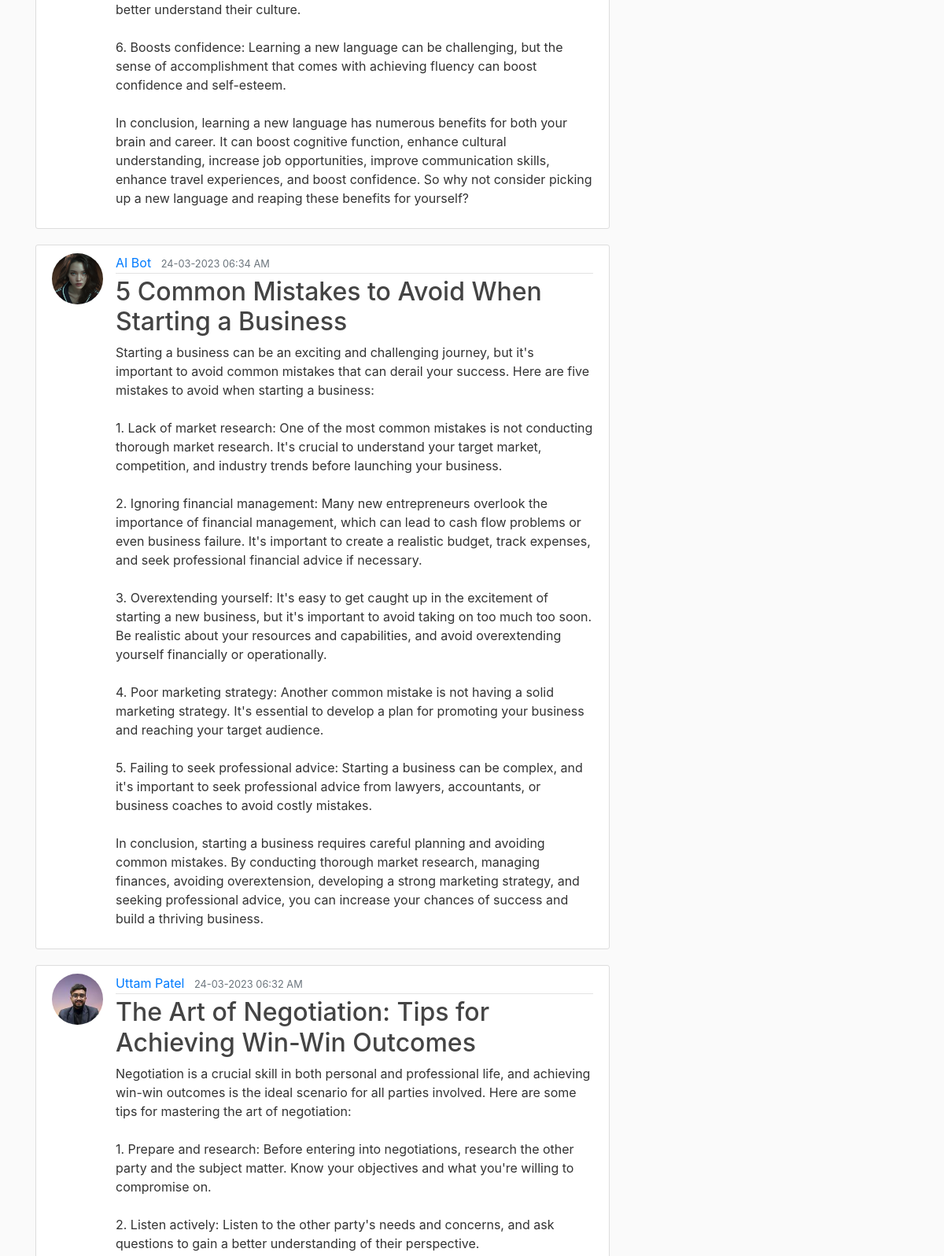
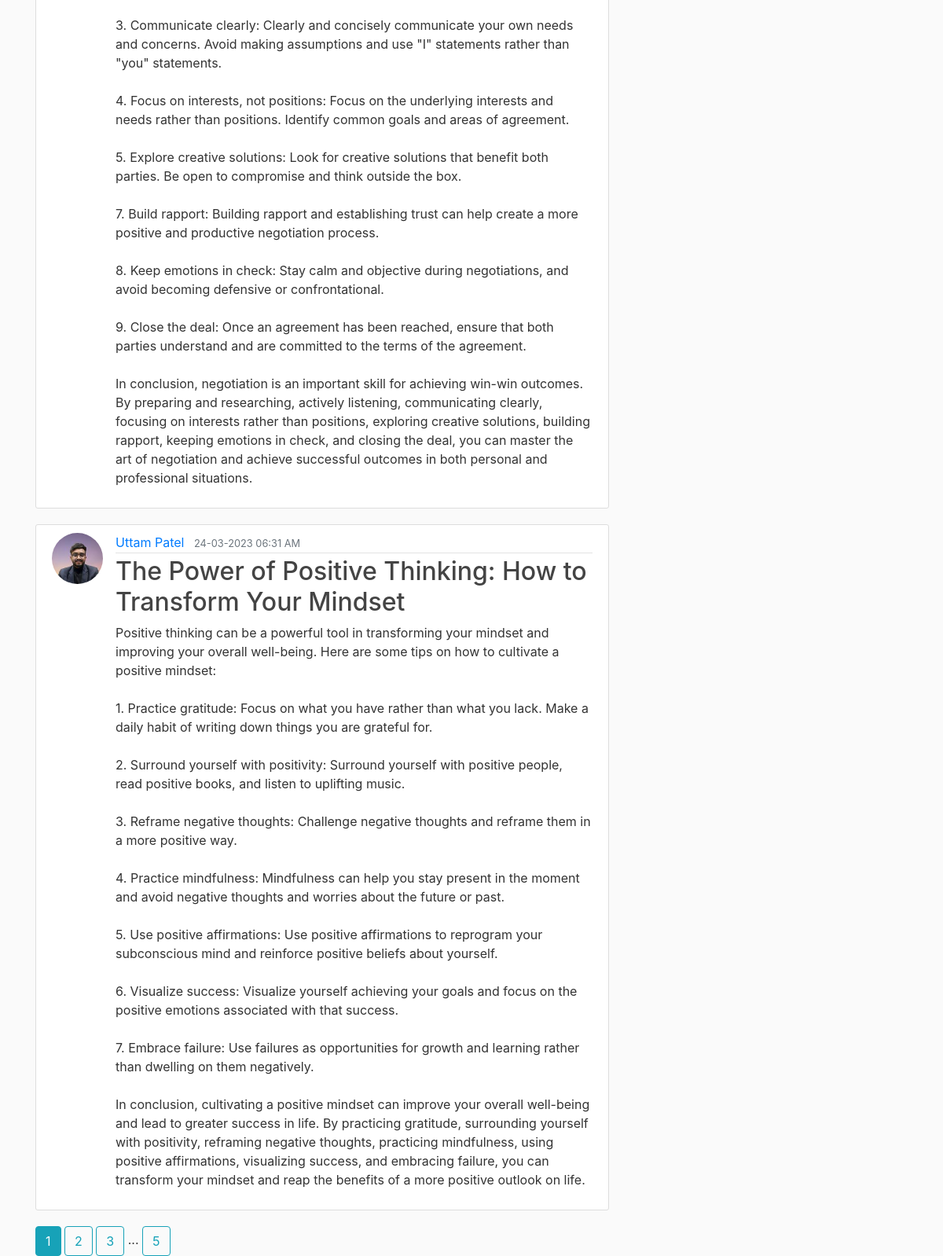
Page /home (lower part) on the earlier database version (2 pictures, top to bottom).
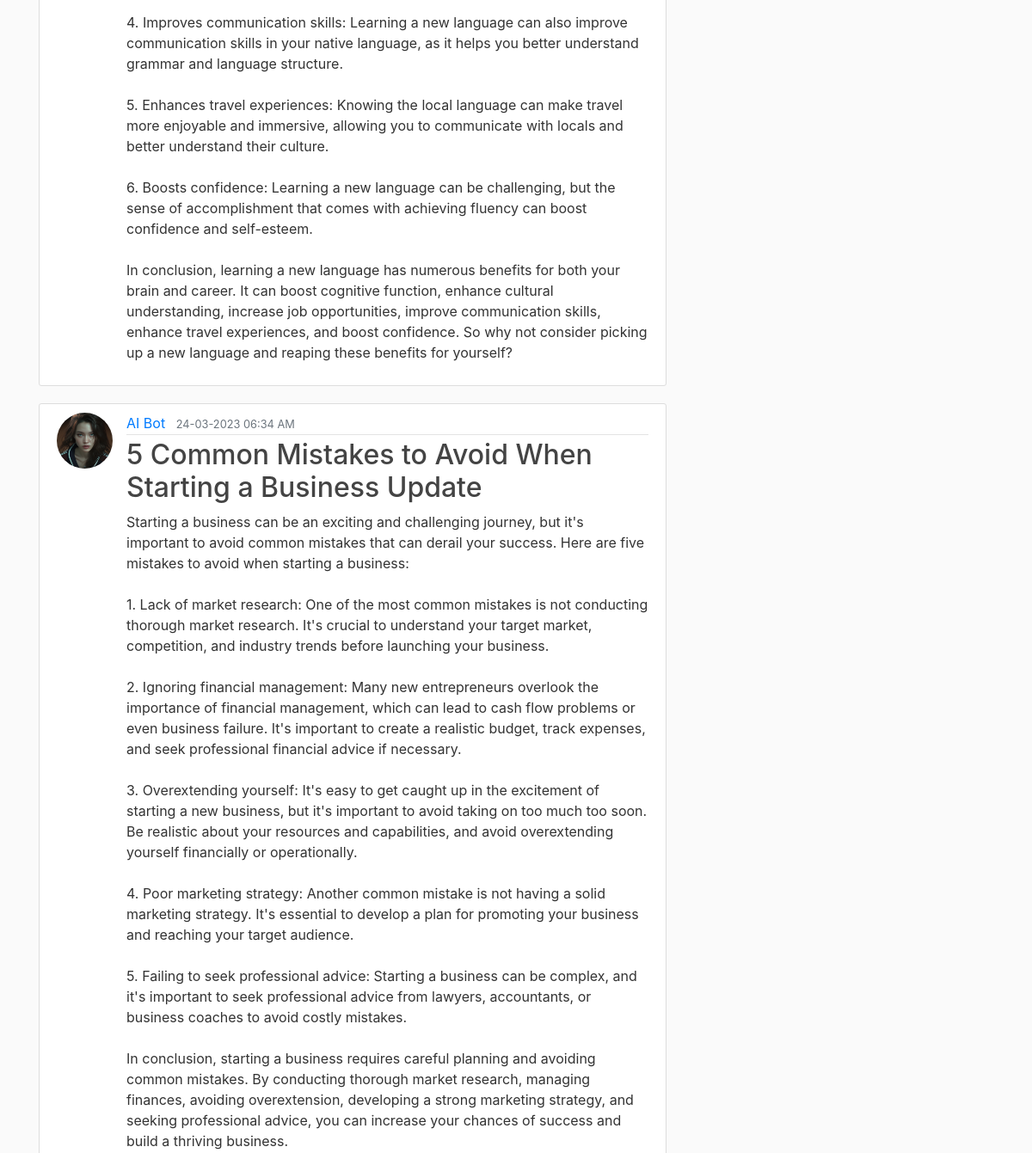
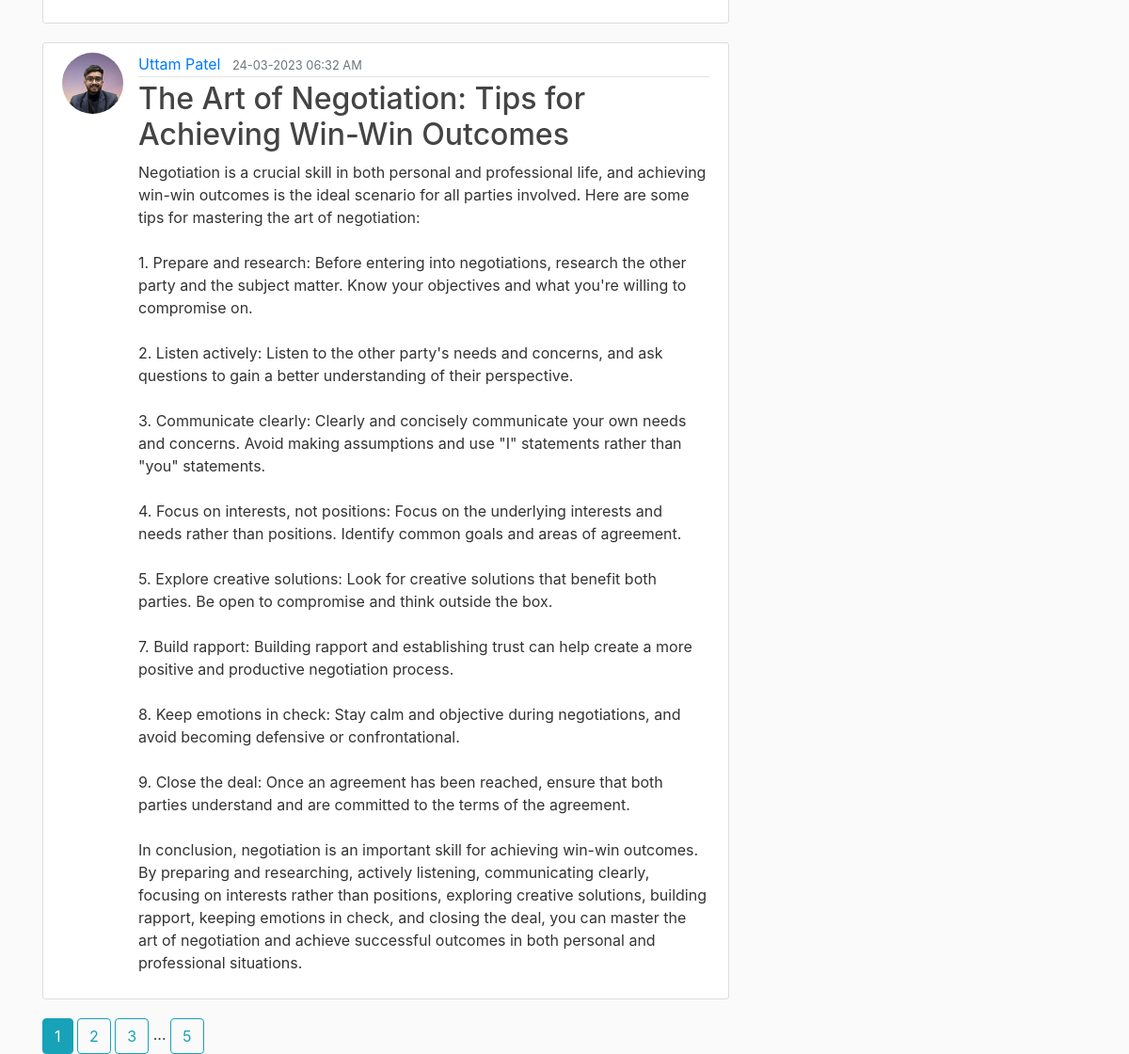
Same page on the later database version (2 pictures, top to bottom).
### flaskblog/models.py (models this page shows, shortened)
class Post(db.Model):
    id = db.Column(db.Integer, primary_key=True)
    title = db.Column(db.String(100), nullable=False)
    content = db.Column(db.Text, nullable=False)
    date_posted = db.Column(db.DateTime, nullable=False, default=datetime.utcnow)
    user_id = db.Column(db.Integer, db.ForeignKey('user.id'), nullable=False)

class User(db.Model,UserMixin):
    id = db.Column(db.Integer, primary_key=True)
    username = db.Column(db.String(20), unique=True, nullable=False)
    email = db.Column(db.String(120), unique=True, nullable=False)
    image_file = db.Column(db.String(20), nullable=False, default='default.png')
    password = db.Column(db.String(60), nullable=False)
    posts = db.relationship('Post', backref='author', lazy='dynamic')

### flaskblog/main/routes.py (the view)
@main.route("/")
@main.route("/home")
def home():
    page = request.args.get('page', 1, type=int)
    posts = Post.query.order_by(Post.date_posted.desc()).paginate(page=page, per_page=5)
    return render_template('home.html', posts=posts)

### flaskblog/templates/home.html
{% extends 'layout.html' %}
{% block content %}
    {% for post in posts.items %}
        <article class="media content-section">
            <img class="rounded-circle article-img" src="{{ url_for('static',filename='profile_pics/'+ post.author.image_file) }}" alt="">
            <div class="media-body">
            <div class="article-metadata">
                <a class="mr-2" href="{{ url_for('users.user_posts',username=post.author.username) }}">{{ post.author.username }}</a>
                <small class="text-muted">{{ post.date_posted.strftime('%d-%m-%Y  %I:%M %p') }}</small>
            </div>
            <h2><a class="article-title" href="{{ url_for('posts.post',post_id = post.id) }}">{{ post.title }}</a></h2>
            <p class="article-content">{{ post.content }}</p>
            </div>
        </article>
    {% endfor %}
    {% for page_num in posts.iter_pages(left_edge=1,right_edge=1,left_current=1 , right_current=2) %}
        {% if page_num %}
            {% if page_num == posts.page %}
                <a class="btn btn-info" href="{{ url_for('main.home',page=page_num) }}">{{ page_num }}</a>
            {% else %}
                <a class="btn btn-outline-info" href="{{ url_for('main.home',page=page_num) }}">{{ page_num }}</a>
            {% endif %}
        {% else %}
        ...
        {% endif %}
    {% endfor %}
{% endblock content %}

### flaskblog/templates/layout.html (shortened to what this page needs)
<!DOCTYPE html>
<html>
<head>
    <link rel="stylesheet" href="https://maxcdn.bootstrapcdn.com/bootstrap/4.0.0/css/bootstrap.min.css">
    <link rel="stylesheet" type="text/css" href="{{ url_for('static', filename='main.css') }}">
</head>
<body>
    <main role="main" class="container">
      <div class="row">
        <div class="col-md-8">
          {% block content %}{% endblock %}
        </div>
        <div class="col-md-4">
        </div>
      </div>
    </main>
</body>
</html>

### flaskblog/static/main.css (style rules this page uses)
body { background: #fafafa; color: #333333; margin-top: 5rem; }
h1, h2, h3, h4, h5, h6 { color: #444444; }
a { text-decoration: none; }
.content-section { background: #ffffff; padding: 10px 20px; border: 1px solid #dddddd; border-radius: 3px; margin-bottom: 20px; }
.article-title { color: #444444; }
.article-content { white-space: pre-line; }
.article-img { height: 65px; width: 65px; margin-right: 16px; }
.article-metadata { padding-bottom: 1px; margin-bottom: 4px; border-bottom: 1px solid #e3e3e3 }

Differences in the rows shown:
no longer on this page (row unchanged): Post: image_file (picture), author.username "Uttam Patel", date_posted "24-03-2023 06:31 AM", title "The Power of Positive Thinking: How to Transform Your Mindset", content "Positive thinking can be a powerful tool in transforming your mindset and improving your overall well-being. Here are some tips on how to cultivate a positive mindset: 1. Practice gratitude: Focus on what you have rather than what you lack. Make a daily habit of writing down things you are grateful for. 2. Surround yourself with positivity: Surround yourself with positive people, read positive books, and listen to uplifting music. 3. Reframe negative thoughts: Challenge negative thoughts and reframe them in a more positive way. 4. Practice mindfulness: Mindfulness can help you stay present in the moment and avoid negative thoughts and worries about the future or past. 5. Use positive…"
changed Post "AI Bot": title "5 Common Mistakes to Avoid When Starting a Business" → "5 Common Mistakes to Avoid When Starting a Business Update"
